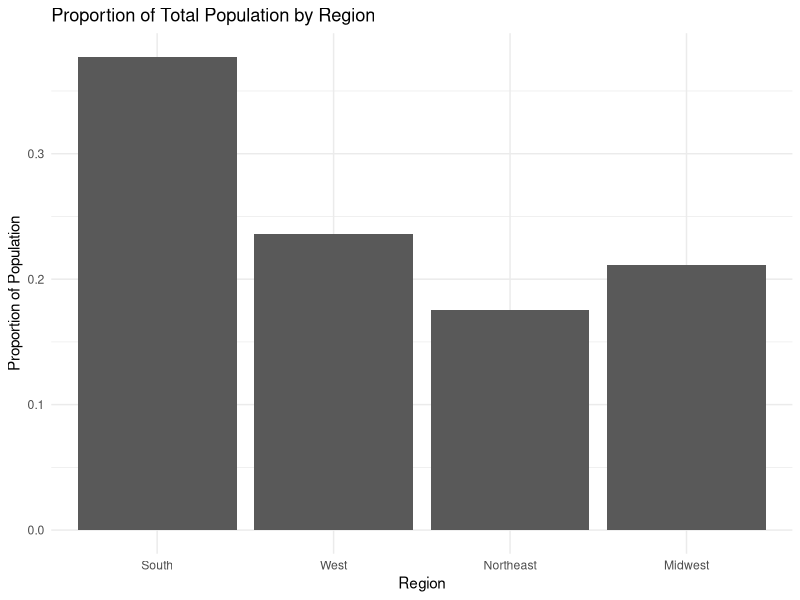
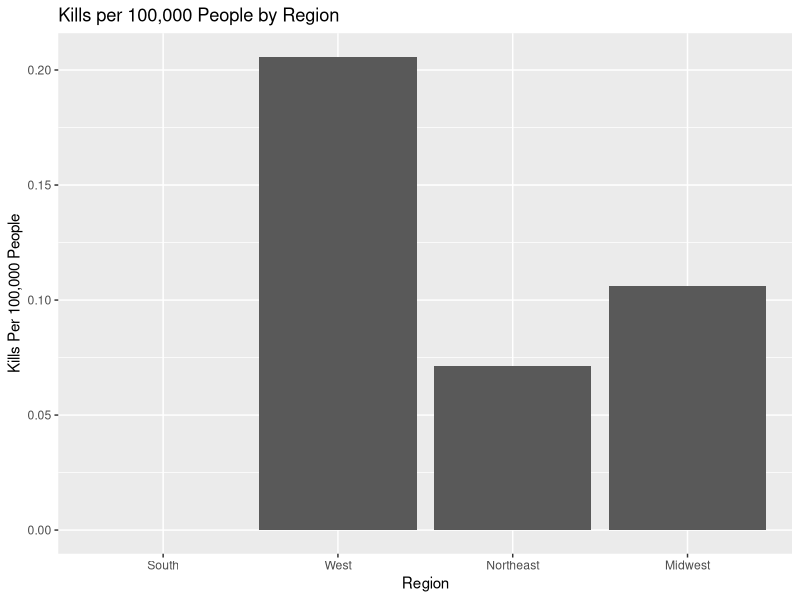
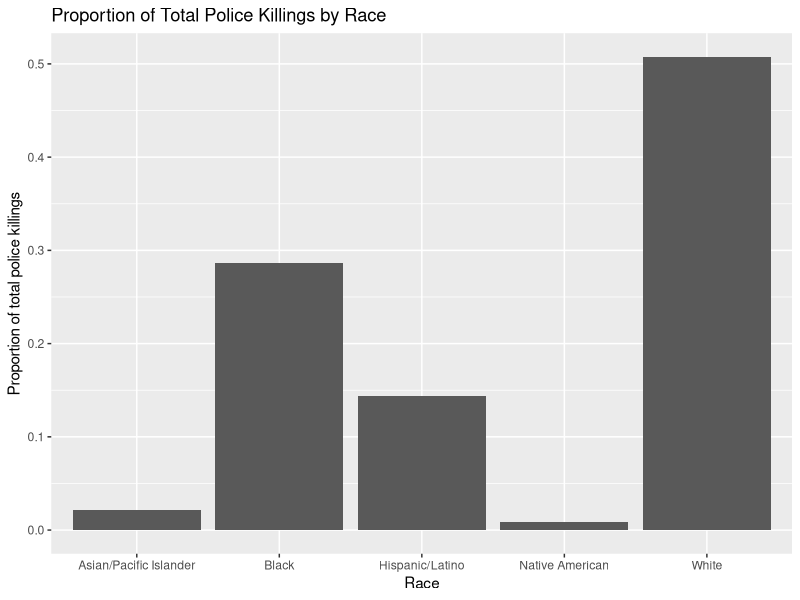
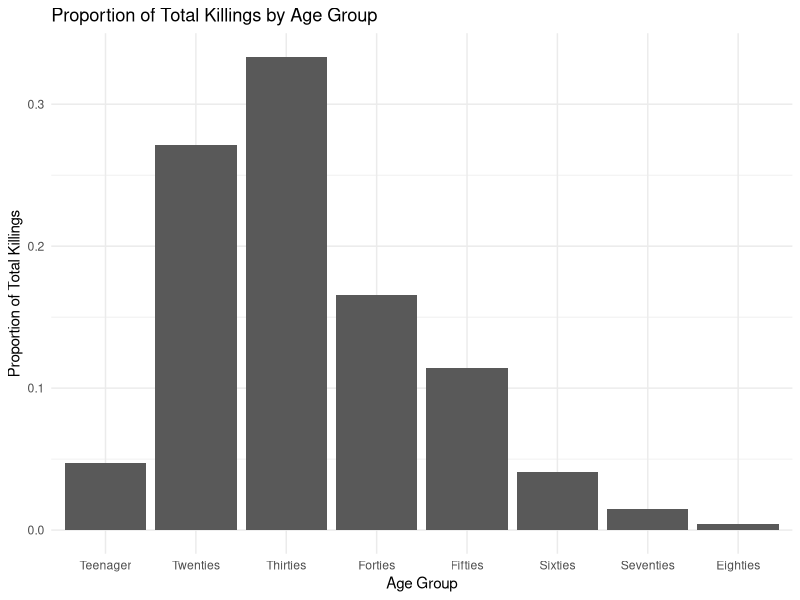
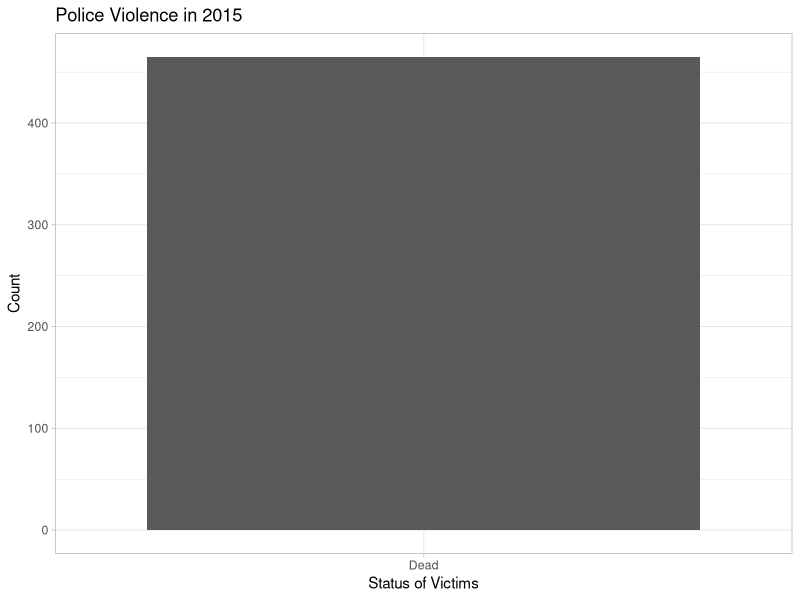
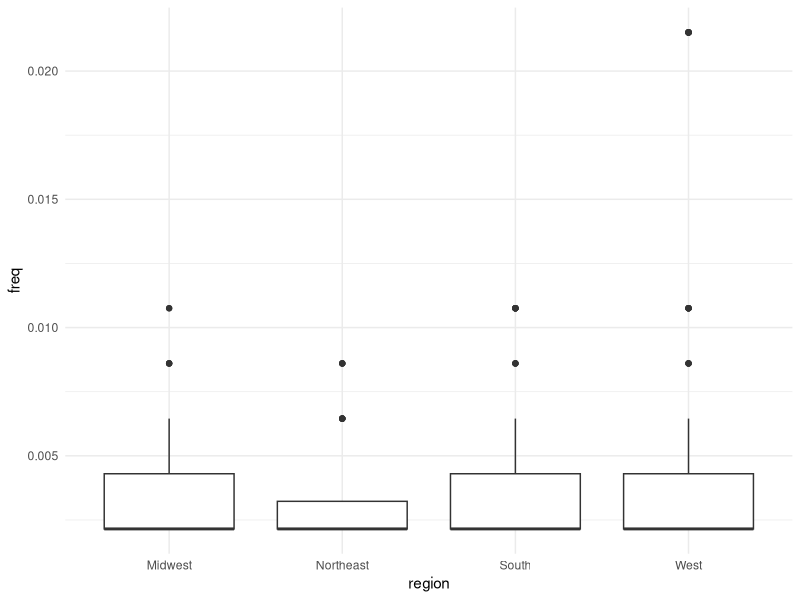

Generate these figures, in order, with R: (Note: this script raises an error after producing the figures.)
## ---- chunk 1
knitr::opts_chunk$set(echo = TRUE)
library(tidyverse)
library(Hmisc)
library(modelr)
library(dplyr)
library(xtable)
library(forcats)


# Import Data Below
PoliceKillings<-read_csv("PKcleanP2.csv")

# Add DC to the South region
PoliceKillings$region[which(PoliceKillings$State=="DC")]<-"South"
## ---- chunk 2
# Adding populations by state and adding populations by region
populations<-read_csv("StatePops.csv")
pops<-populations[-1,3:11]


# Import states by region
region.data<-read_csv("StatesbyCensusRegion.csv")


# Joining state pop and region data
pops1<-pops %>%
  select("GEO.display-label","respop72015") %>%
  rename(State="GEO.display-label",Pop2015=respop72015) %>%
  left_join(region.data,by="State") %>%
  mutate(Pop2015=as.numeric(Pop2015)) %>%
  group_by(region) %>%
  mutate(PopByRegion=sum(Pop2015)) %>%
  select(PopByRegion,region) %>%
  ungroup() %>%
  mutate(Pop.prop=PopByRegion/PopByRegion[1])

# Create a tibble of uniqe regions, pops, and prop pops
pops2<- tibble(PopByRegion=unique(pops1$PopByRegion),Region=unique(pops1$region),Pop.prop=unique(pops1$Pop.prop))

# Converting region variable to a factor
regions<-pops2 %>%
  mutate(Region=as_factor(Region))
levels(regions$Region)

# Remove the row for US total police killings
regions<-regions[-c(is.na(regions$Region)),]

## ---- chunk 3
# Print out a plot of proportion of population in each region
ggplot(regions) +
  geom_col(aes(x=fct_explicit_na(Region,na_level = "US Total"),y=Pop.prop))+
  xlab("Region")+
  ylab("Proportion of Population")+
  ggtitle("Proportion of Total Population by Region")+
  theme_minimal()
## ---- chunk 4
# Count how many police killings are in each state
state.kills<-PoliceKillings %>%
  select(State) %>%
  mutate(State=as_factor(State)) %>%
  group_by(State) %>%
  dplyr::summarize(count=n())

# Count how many police killings are in each region
region.kills<-PoliceKillings %>%
  select(region) %>%
  mutate(region=as_factor(region)) %>%
  group_by(region) %>%
  dplyr::summarize(count=n())

## ---- chunk 5
# Create population state data frame
states<- pops %>%
  select("GEO.display-label","respop72015") %>%
  rename(State="GEO.display-label",Pop2015=respop72015) %>%
  mutate(Pop2015=as.numeric(Pop2015)) %>%
  left_join(region.data,by="State") %>%
  select(-region)

# Join police killings by state with population state data and create a variable for kills per 100,000 per state
states1<-states[-c(1),] %>%
  select(Pop2015,State,state) %>%
  right_join(state.kills,by=c("state"="State")) %>%
  mutate(kill.pc.state=count/Pop2015*100000)

# Join police killings by region with population regions data and create a variable for kills per 100,000 per region
regions1<-regions[-c(1),] %>%
  select(PopByRegion,Region) %>%
  right_join(region.kills,by=c("Region"="region")) %>%
  mutate(kill.pc.region=count/PopByRegion*100000)

## ---- chunk 6
# Create a graph for police killing rates per 100,000 people by region
ggplot(regions1)+
  geom_col(aes(x=Region,y=kill.pc.region))+
  ylab("Kills Per 100,000 People")+
  ggtitle("Kills per 100,000 People by Region")
## ---- chunk 7
Races <- PoliceKillings %>% 
  group_by(Race) %>%
  dplyr::summarize(count=n()) %>%
  ungroup() %>%
  mutate(prop=count/sum(count))
  
# Remove the row for unknown races
Races<-Races[-c(which(Races$Race=="Unknown")),]

ggplot(Races) +
  geom_col(aes(x=Race,y=prop))+
  ylab("Proportion of total police killings")+
  ggtitle("Proportion of Total Police Killings by Race")
  
## ---- chunk 8
Ages <- PoliceKillings %>% 
  mutate(Age = as.factor(Age)) %>%
  group_by(Age)
levels(Ages$Age)
## ---- chunk 9
Ages1 <- Ages %>%
  mutate(Age_Bin=fct_collapse(Age,
                           Teenager = levels(Age)[c(1:4)],
                           Twenties = levels(Age)[c(5:14)],
                           Thirties = levels(Age)[c(15:25)],
                           Forties = levels(Age)[c(26:34)],
                           Fifties = levels(Age)[c(35:44)],
                           Sixties = levels(Age)[c(45:52)],
                           Seventies =  levels(Age)[c(53:58)],
                           Eighties = levels(Age)[c(59:60)],
                           Unknown = levels(Age)[c(61)]
                           )) %>%
           group_by(Age_Bin) %>%
           dplyr::summarize(n=n()) %>%
           ungroup() %>%
           mutate(prop=n/sum(n))
           
# Remove the row for unknown age
Ages1<-Ages1[-c(which(Ages1$Age_Bin=="Unknown")),]
## ---- chunk 10
ggplot(Ages1)+
  geom_col(aes(x=Age_Bin,y=prop))+
  xlab("Age Group")+
  ylab("Proportion of Total Killings")+
  ggtitle("Proportion of Total Killings by Age Group")+
  theme_minimal()
## ---- chunk 11
#
## ---- chunk 12
PD = 
  PoliceKillings %>% 
  mutate( 
    killed = ifelse("age">16, 1, 0), 
    killed = factor(killed, levels=c("0","1"), labels = c("Alive","Dead")))
  
ggplot(PD) + 
  geom_bar(mapping = aes(killed)) + 
  theme_light() + 
  ggtitle("Police Violence in 2015") + xlab("Status of Victims") + ylab("Count")
## ---- chunk 13
Agencies = 
  PoliceKillings %>% 
  arrange(Law_Enforcement_Agency) %>% 
  group_by(Law_Enforcement_Agency) %>%
  dplyr::summarize(n = n()) %>%
  mutate( freq = n / sum(n))

Agencies2 = inner_join(Agencies, PoliceKillings) %>%
  select("Law_Enforcement_Agency","freq", -("n"), -("Name"), "Age":"region") 

## ---- chunk 14
Agencies2 %>% 
  ggplot()+
  geom_boxplot(aes(x=region, y = freq))+
  theme_minimal()
## ---- chunk 15
set.seed(252)
test.loco=sample(x=unique(Agencies2$freq),size=3,replace=F)

agentrain = anti_join(Agencies2,tibble(freq=test.loco),by="freq")
agentest = semi_join(Agencies2,tibble(freq=test.loco),by="freq")

reg.two=lm(freq~Population,data=Agencies2)
summary(reg.two)

reg.two=lm(freq~Population+Poverty_Rate+Unemployment_Rate,data=Agencies2)
summary(reg.two)

reg.three=lm(freq~Population+Poverty_Rate+Unemployment_Rate + Proportion_White,data=Agencies2)
summary(reg.three)

reg.four=lm(freq~Population+Poverty_Rate+Unemployment_Rate + Proportion_White + med.tract.personal.inc,data=Agencies2)
summary(reg.four)

agentrain2 =agentrain %>% 
  add_predictions(reg.two,var="reg2pred") %>%
  add_predictions(reg.three,var="reg3pred") %>%
  add_predictions(reg.four,var="reg4pred")
  
agentest2 =agentest %>% 
  add_predictions(reg.two,var="reg2pred") %>%
  add_predictions(reg.three,var="reg3pred") %>%
  add_predictions(reg.four,var="reg4pred")

agentrain3 =agentrain2 %>% 
  add_residuals(reg.two,var="reg2res") %>%
  add_residuals(reg.three,var="reg3res") %>%
  add_residuals(reg.four,var="reg4res")

agentest3 =agentest2 %>% 
  add_residuals(reg.two,var="reg2res") %>%
  add_residuals(reg.three,var="reg3res") %>%
  add_residuals(reg.four,var="reg4res")

## ---- chunk 16
ggplot(data=PKcleaning1) + 
  geom_histogram(mapping=aes(x=Proportion_Attended_College),bins=15,fill="deepskyblue1")+
  labs(x="Proportion that Attended College",y="Number of Deaths",title="College Education vs. Police Killings") + theme_dark()
## ---- chunk 17
#
## ---- chunk 18
PK1=PoliceKillings%>%
  mutate(higherthanavg=if_else(Unemployment_Rate>0.036,"Yes","No"))
table(PK1$higherthanavg) #count of whether each killing occured in an area that has an unemployment rate higher than the national average of 3.6%

URranges1=cut2(PoliceKillings$Unemployment_Rate,c(0.02,0.04,0.06,0.08,0.1,0.12,0.14,0.16,0.18,0.2,0.22,0.24,0.26,0.28,0.3,0.32,0.34,0.36,0.38,0.4)) 
summary(URranges1) #splitting up unemployment into ranges and then finding the count for each bin

ggplot(PoliceKillings,aes(x=Unemployment_Rate))+geom_histogram(breaks=c(0.02,
                      seq(0,0.5,0.05)),col="blue")

#histogram of unemployment values

## ---- chunk 19
Armed1=table(PoliceKillings$Armed)
print(Armed1)
ggplot(PoliceKillings,aes(x=PoliceKillings$Armed))+geom_bar()+coord_flip()+xlab("Armed vs Unarmed")
## ---- chunk 20
#
## ---- chunk 21
#
